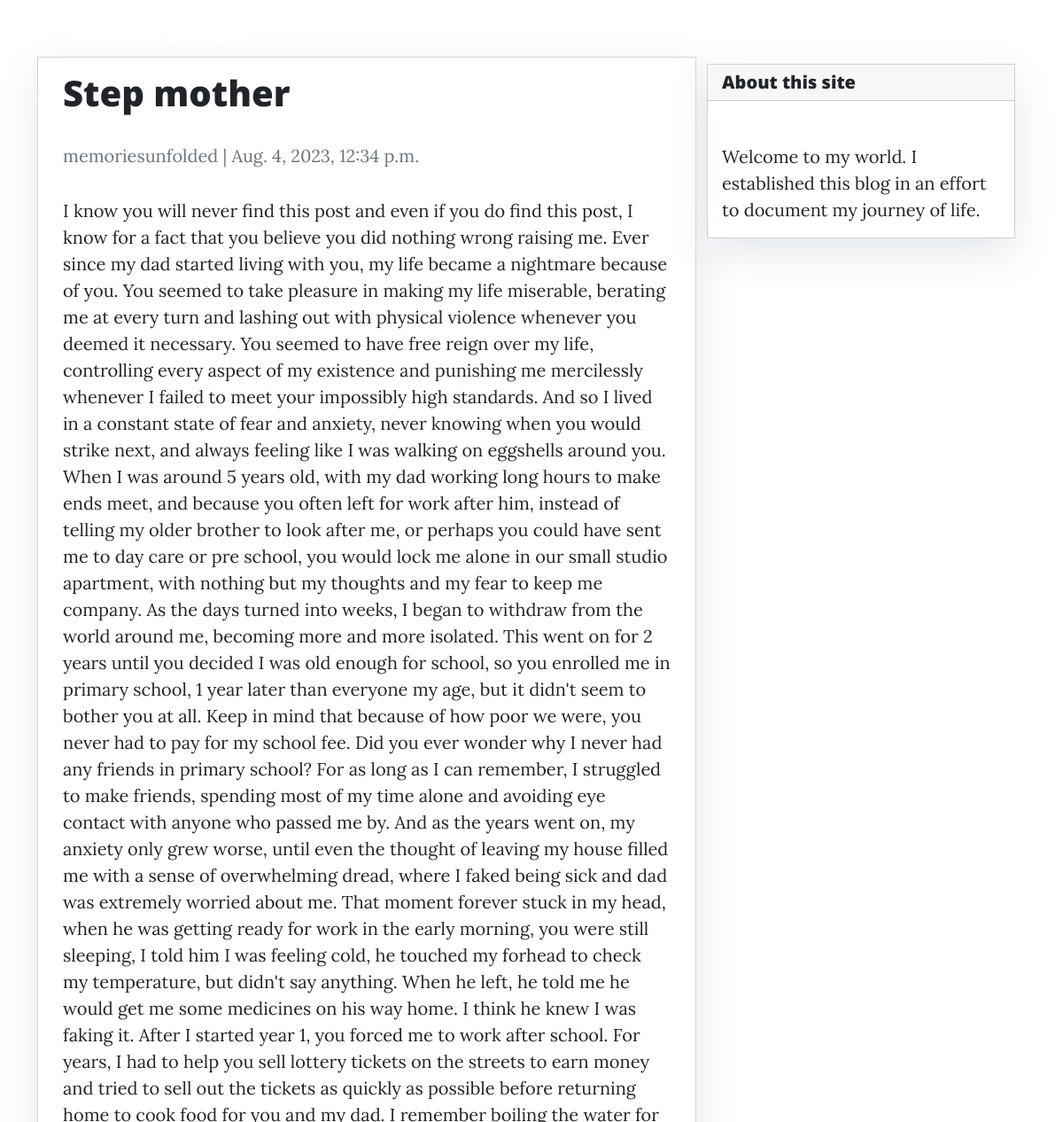
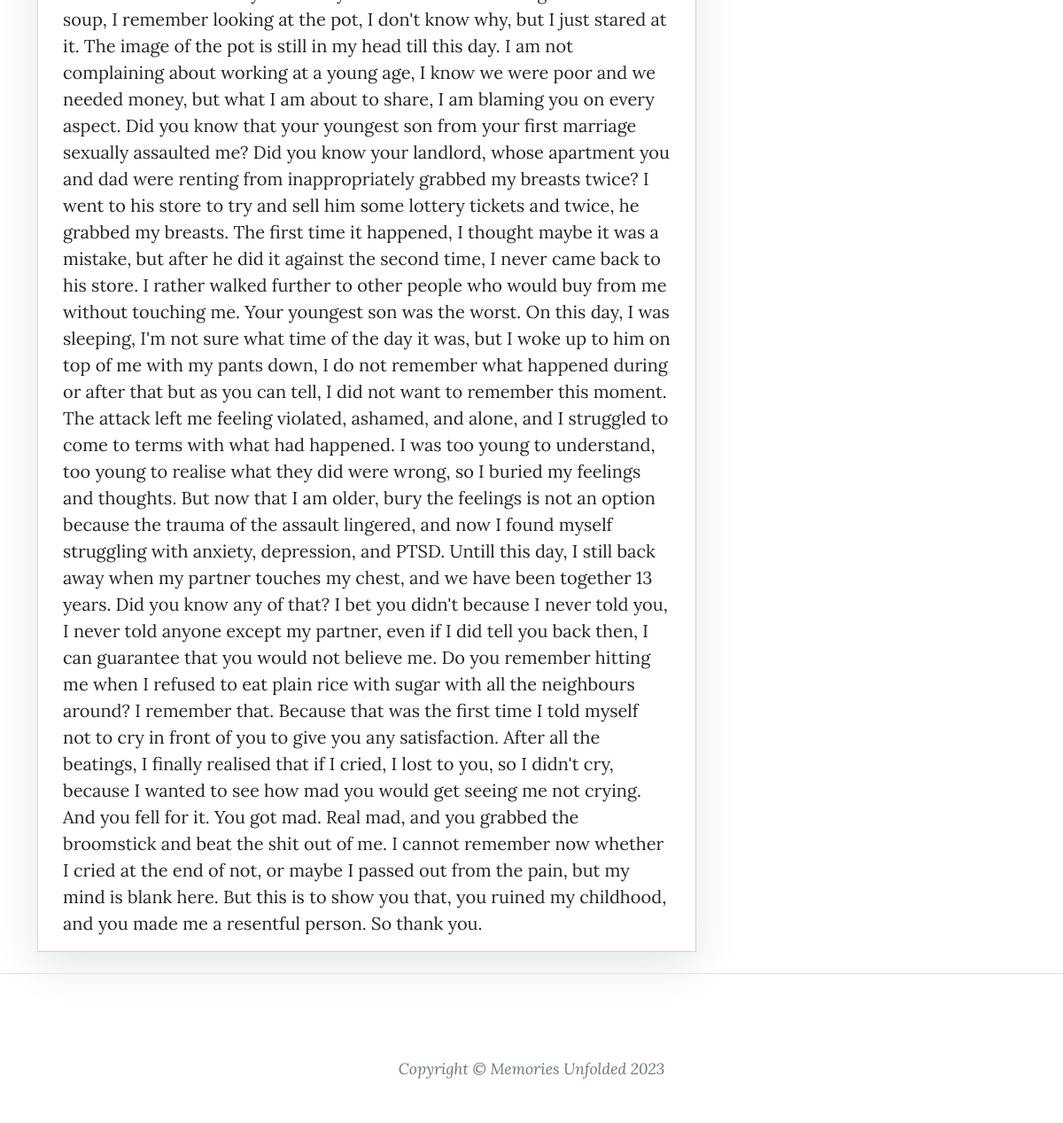
The page /stepmother/ on the database its author committed (2 pictures, top to bottom).
### blog/models.py (models this page shows, shortened)
class Post(models.Model):
    title = models.CharField(max_length=300, unique=True)
    slug = models.SlugField(max_length=300, unique=True)
    author = models.ForeignKey(User, on_delete=models.CASCADE, related_name='blog_posts')
    content = models.TextField()
    status = models.IntegerField(choices=STATUS, default=0)
    created_at = models.DateTimeField(auto_now_add=True)
    updated_at = models.DateTimeField(auto_now=True)
    class Meta:
        ordering = ['-created_at']

### blog/views.py (the view)
# urls.py: path('<slug:slug>/', views.PostDetail.as_view(),  name='post_detail'),
class PostDetail(generic.DetailView):
    model = Post
    template_name = 'post_detail.html'

### blog/templates/post_detail.html
{% extends 'base.html' %} {% block content %}
<div class="container">
  <div class="row">
    <div class="col-md-8 card mb-4  mt-3 left  top">
      <div class="card-body">
        <h1>{% block title %} {{ object.title }} {% endblock title %}</h1>
        <p class=" text-muted">{{ post.author }} | {{ post.created_at }}</p>
        <p class="card-text ">{{ object.content | safe }}</p>
      </div>
    </div>
    {% block sidebar %} {% include 'sidebar.html' %} {% endblock sidebar %}
  </div>
</div>
{% endblock content %}

### blog/templates/sidebar.html (style rules this page uses)
.card { box-shadow: 0 16px 48px #E3E7EB; }

### rows shown on the page
Post: title "Step mother", author "memoriesunfolded", created_at "Aug. 4, 2023, 12:34 p.m.", content "I know you will never find this post and even if you do find this post, I know for a fact that you believe you did nothing wrong raising me. Ever since my dad started living with you, my life became a nightmare because of you. You seemed to take pleasure in making my life miserable, berating me at every turn and lashing out with physical violence whenever you deemed it necessary. You seemed to have free reign over my life, controlling every aspect of my existence and punishing me mercilessly whenever I failed to meet your impossibly high standards. And so I lived in a constant state of fear and anxiety, never knowing when you would strike next, and always feeling like I was walking on…"
